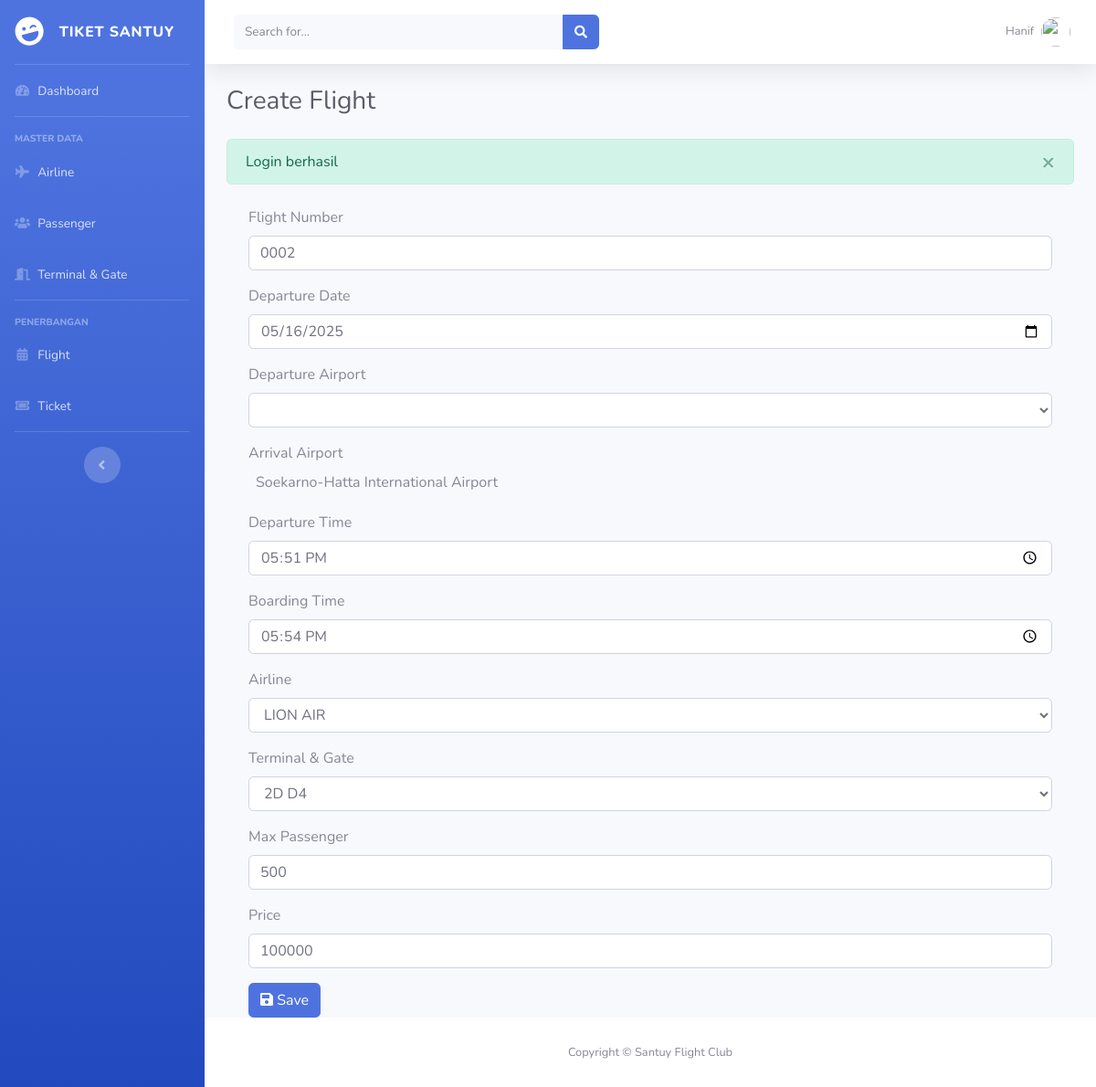
Screenshot of /edit_flight.php?action=edit&id=6 (signed in) with the database file from the repository.
### tables this page shows
CREATE TABLE `flight` (
  `FlightID` int NOT NULL AUTO_INCREMENT,
  `FlightNumber` varchar(20) NOT NULL,
  `DepartureDate` date NOT NULL,
  `DepartureAirport` varchar(10) DEFAULT NULL,
  `ArrivalAirport` varchar(10) DEFAULT NULL,
  `DepartureTime` time NOT NULL,
  `BoardingTime` time NOT NULL,
  `AirlineID` int DEFAULT NULL,
  `TerminalGateID` int DEFAULT NULL,
  `MaxPassenger` int DEFAULT NULL,
  `price` int DEFAULT NULL,
  PRIMARY KEY (`FlightID`),
  KEY `AirlineID` (`AirlineID`),
  KEY `fk_flight_terminal_gate` (`TerminalGateID`),
  CONSTRAINT `fk_flight_terminal_gate` FOREIGN KEY (`TerminalGateID`) REFERENCES `terminal_gate` (`TerminalGateID`),
  CONSTRAINT `flight_ibfk_1` FOREIGN KEY (`AirlineID`) REFERENCES `airline` (`AirlineID`)
);

CREATE TABLE `airline` (
  `AirlineID` int NOT NULL AUTO_INCREMENT,
  `AirlineName` varchar(100) NOT NULL,
  PRIMARY KEY (`AirlineID`)
);

CREATE TABLE `terminal_gate` (
  `TerminalGateID` int NOT NULL AUTO_INCREMENT,
  `Terminal` varchar(10) NOT NULL,
  `Gate` varchar(10) NOT NULL,
  PRIMARY KEY (`TerminalGateID`)
);

### functions/flight.php (called while the page is built, shortened)
<?php
require_once dirname(__FILE__) . "/../connections/database.php";
function find($id)
{
    global $mysql;
    $stmt = $mysql->prepare("SELECT * FROM flight WHERE FlightID = ?");
    $stmt->bind_param("i", $id);
    $stmt->execute();
    return $stmt->get_result();
}

### functions/airline.php (called while the page is built, shortened)
<?php
require_once dirname(__FILE__) . "/../connections/database.php";
function get()
{
    global $mysql;
    $stmt = $mysql->prepare("SELECT * FROM airline ORDER BY AirlineID DESC");
    $stmt->execute();
    return $stmt->get_result();
}

### functions/terminal_gate.php (called while the page is built, shortened)
<?php
require_once dirname(__FILE__) . "/../connections/database.php";
function get()
{
    global $mysql;
    $stmt = $mysql->prepare("SELECT * FROM terminal_gate ORDER BY TerminalGateID DESC");
    $stmt->execute();
    return $stmt->get_result();
}

### edit_flight.php (the view, shortened to what this page needs)
<?php
require_once dirname(__FILE__) . "/functions/airports.php";
require_once dirname(__FILE__) . "/functions/airline.php";
require_once dirname(__FILE__) . "/functions/terminal_gate.php";
require_once dirname(__FILE__) . "/functions/flight.php";
$airlines = Airline\get();
$terminalGates = Terminal\get();
$flight = Flight\find($_GET['id'])->fetch_assoc();
?>
<link rel="stylesheet" href="//cdnjs.cloudflare.com/ajax/libs/select2/4.0.3/css/select2.min.css">
<div class="container mt-4">
    <form action="" method="post">
        <div class="form-group">
            <label for="flightNumber">Flight Number</label>
            <input type="text" class="form-control" id="flightNumber" name="flightNumber" value="<?= $flight['FlightNumber'] ?>" placeholder="Enter Flight Number" required>
        </div>
        <div class="form-group">
            <label for="departureDate">Departure Date</label>
            <input type="date" class="form-control" id="departureDate" name="departureDate" value="<?= $flight['DepartureDate'] ?>" placeholder="Enter Departure Date" required>
        </div>
        <div class="form-group">
            <label for="single" class="control-label">Departure Airport</label>
            <select id="single" name="departureAirport" class="form-control select2-departure-airport">
                <option></option>
            </select>
        </div>
        <div class="form-group">
            <label for="single" class="control-label">Arrival Airport</label>
        </div>
        <div class="form-group">
            <label for="departureTime">Departure Time</label>
            <input type="time" class="form-control" id="departureTime" name="departureTime" value="<?= $flight['DepartureTime'] ?>" placeholder="Enter Departure Time" required>
        </div>
        <div class="form-group">
            <label for="boardingTime">Boarding Time</label>
            <input type="time" class="form-control" id="boardingTime" name="boardingTime" value="<?= $flight['BoardingTime'] ?>" placeholder="Enter Boarding Time" required>
        </div>
        <div class="form-group">
            <label for="airline">Airline</label>
            <select type="text" class="form-control" id="airline" name="airline" placeholder="Enter Airline" required>
                <?php while ($airline = $airlines->fetch_assoc()) { ?>
                    <option <?= $airline['AirlineID'] === $flight['AirlineID'] ? 'selected' : '' ?> value="<?= $airline['AirlineID'] ?>"><?= $airline['AirlineName'] ?></option>
                <?php } ?>
            </select>
        </div>
        <div class="form-group">
            <label for="terminal">Terminal & Gate</label>
            <select type="text" class="form-control" id="terminal" name="terminal" placeholder="Enter Airline" required>
                <?php while ($terminalGate = $terminalGates->fetch_assoc()) { ?>
                    <option <?= $terminalGate['TerminalGateID'] === $flight['TerminalGateID'] ? 'selected' : '' ?> value="<?= $terminalGate['TerminalGateID'] ?>"><?= $terminalGate['Terminal'] . ' ' . $terminalGate['Gate']; ?></option>
                <?php } ?>
            </select>
        </div>
        <div class="form-group">
            <label for="maxPassenger">Max Passenger</label>
            <input type="text" class="form-control" id="airplane-passenger" name="airplanepassenger" value="<?= $flight['MaxPassenger'] ?>" placeholder="Enter passenger" required>
        </div>
        <div class="form-group">
            <label for="price">Price</label>
            <input type="number" class="form-control" id="price" name="price" value="<?= $flight['price'] ?>" placeholder="Enter price" required>
        </div>
        <button type="submit" class="btn btn-primary" name="edit"> <i class="fas fa-save"></i> Save</button>
    </form>
</div>
<?php
include "./layouts/app.php";
?>

### rows the page displays
flight: flightNumber "0002", departureDate "05/16/2025", departureTime "17:51:00", boardingTime "17:54:00", airline "LION AIR", terminal "2D D4", airplanepassenger "500", price "100000"

### other values shown
$item['title'] "Dashboard"
$item['title'] "Airline"
$item['title'] "Passenger"
$item['title'] "Terminal & Gate"
$item['title'] "Flight"
$item['title'] "Ticket"
$_SESSION['user']['Username'] "Hanif"
$title "Create Flight"
$_SESSION['success'] "Login berhasil"
